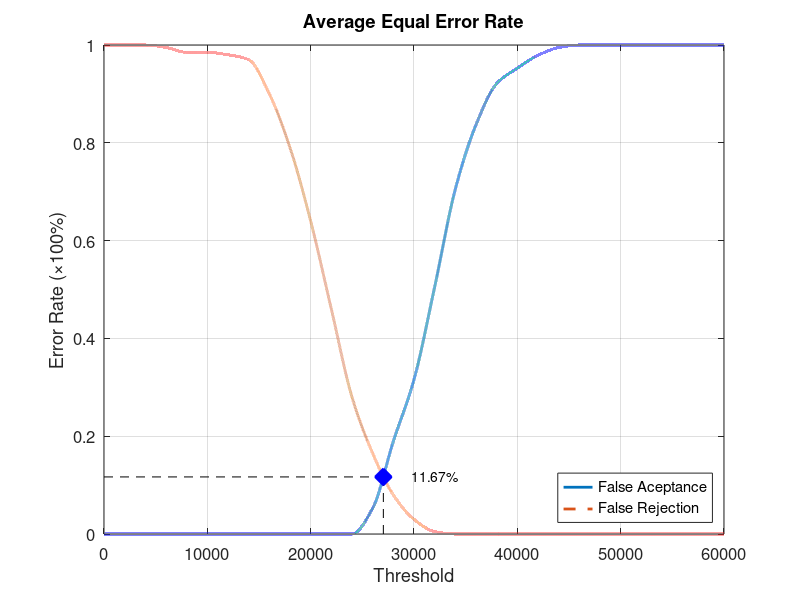
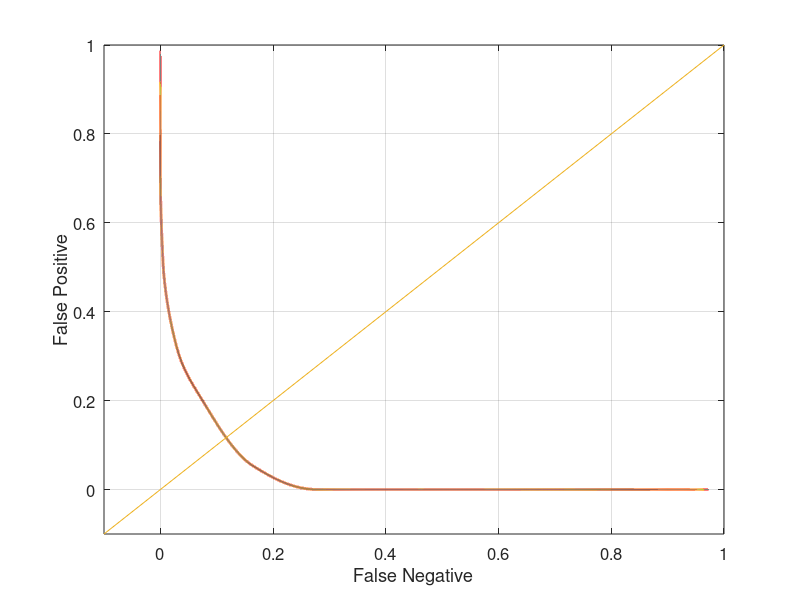

Source code (MATLAB) for these figures, in order:
function yEER = Database5_2
close all;
clear;
clc;
x = 0:2000:60000;
xq = 0:0.5:60000;

y0 = [0 0 0 0 0 0 0 0 0 0 0 0 0 0.0526316 0.189474 0.315789 0.505263 0.705263 0.836842 0.921053 0.952632 0.978947 0.994737 1 1 1 1 1 1 1 1];
yy0 = interp1(x, y0, xq, 'pchip');
y1 = [1 1 1 0.995 0.985 0.985 0.98 0.97 0.9 0.79 0.64 0.46 0.28 0.165 0.08 0.03 0.005 0 0 0 0 0 0 0 0 0 0 0 0 0 0];
yy1 = interp1(x, y1, xq, 'pchip');

% Calculating EER: 
y2 = abs(y0 - y1);
find(y2 == min(y2))
yy2 = abs(yy0 - yy1);
xEER = find(yy2 == min(yy2));
xEERIndex = xq(xEER) % X-axis EER
yEER = yy0(xEER) % Y-axis EER

main = figure
plot(xq, yy0,'-','LineWidth', 2);	hold on
plot(xq, yy1,'--','LineWidth', 2);	hold on
plot([xEERIndex xEERIndex], [0 yEER], 'k--');	hold on
plot([0 xEERIndex], [yEER yEER], 'k--');	hold on
plot(xEERIndex, yEER, 'bx', 'LineWidth', 10);	hold on
text(xEERIndex + 10 * xEERIndex / 100, yEER, [num2str(round((10000 * yEER)) / 100) '%'])
legend('False Aceptance', 'False Rejection', 'Location', 'SouthEast')
xlabel('Threshold')
ylabel('Error Rate (\times100%)')
title('Average Equal Error Rate')
set(gca, 'FontSize', 12)
axis([0 60000 0 1])
grid on

print(main, 'Database5_2Main', '-dpng');
FNRxFPR = figure('Color', [1 1 1]);
plot(yy1, yy0, '-', yy1, yy0, 'LineWidth', 2);
hold on
y = -0.1:0.1:1
plot(y, y); 
set(gca, 'FontSize', 12)
xlabel('False Negative')
ylabel('False Positive')
axis([-0.1 1 -0.1 1])
set(gca, 'FontSize', 12)
grid on

print(FNRxFPR, 'Database5_2FNRxFPR','-dpng');
end
